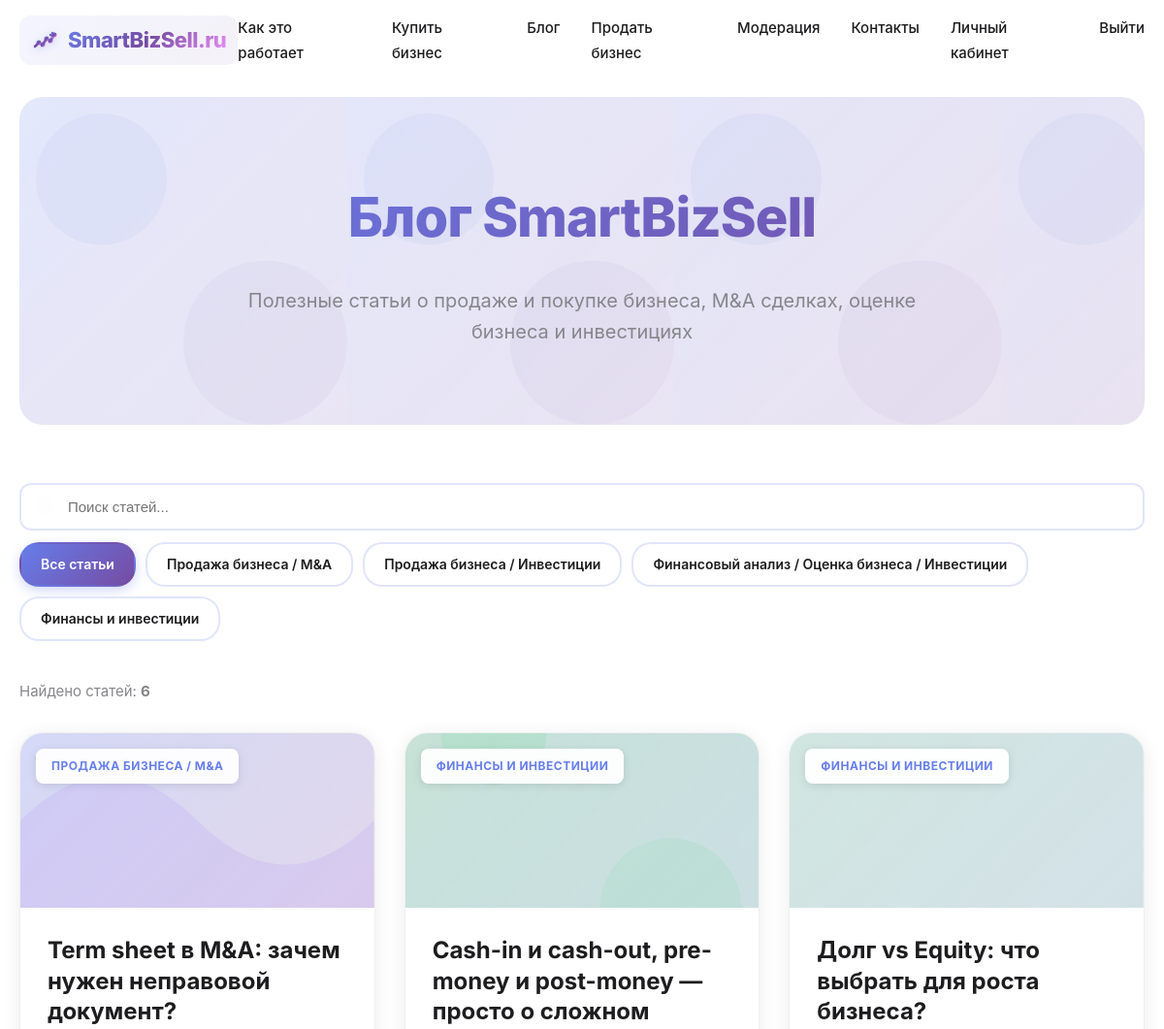
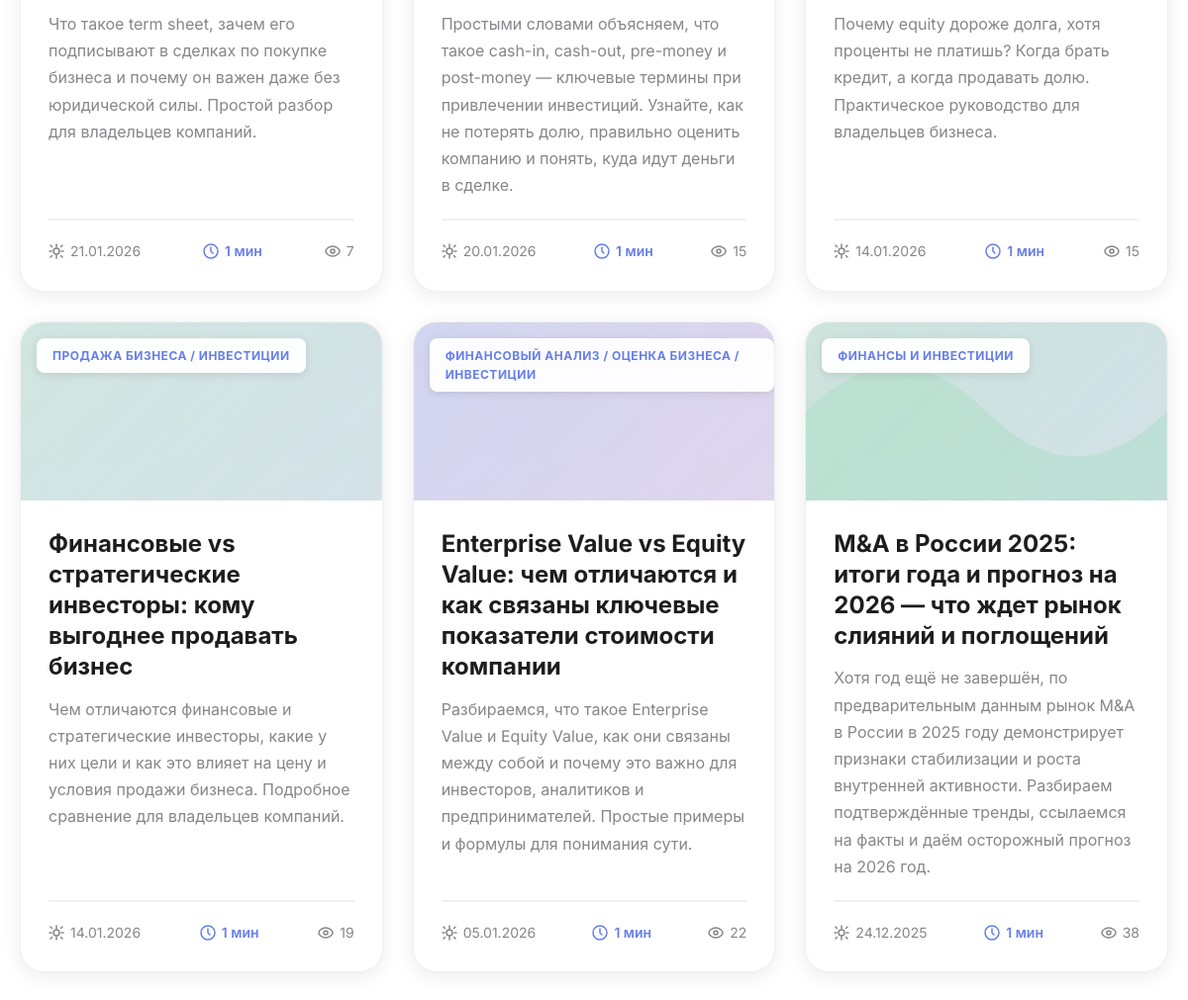
The app's page /blog.php (signed in) with its own data (2 pictures, top to bottom).
### tables this page shows
CREATE TABLE `blog_posts` (
  `id` int NOT NULL,
  `title` varchar(255) NOT NULL COMMENT 'Заголовок статьи',
  `slug` varchar(255) NOT NULL COMMENT 'URL-friendly версия заголовка',
  `content` text NOT NULL COMMENT 'Полный текст статьи',
  `excerpt` text COMMENT 'Краткое описание статьи',
  `author_id` int DEFAULT NULL COMMENT 'ID автора (связь с users)',
  `category` varchar(100) DEFAULT NULL COMMENT 'Категория статьи',
  `tags` text COMMENT 'Теги через запятую',
  `meta_title` varchar(255) DEFAULT NULL COMMENT 'SEO заголовок',
  `meta_description` text COMMENT 'SEO описание',
  `keywords` text COMMENT 'Ключевые слова',
  `views` int DEFAULT '0' COMMENT 'Количество просмотров',
  `published_at` datetime DEFAULT NULL COMMENT 'Дата публикации',
  `updated_at` datetime DEFAULT CURRENT_TIMESTAMP ON UPDATE CURRENT_TIMESTAMP COMMENT 'Дата обновления',
  `created_at` datetime DEFAULT CURRENT_TIMESTAMP COMMENT 'Дата создания',
  `status` enum('draft','published','archived') DEFAULT 'draft' COMMENT 'Статус статьи'
);

### config.php (called while the page is built, shortened)
<?php
function getDBConnection() {
    static $pdo = null;
    if ($pdo === null) {
        try {
            $dsn = "mysql:host=" . DB_HOST . ";dbname=" . DB_NAME . ";charset=" . DB_CHARSET;
            $options = [
                PDO::ATTR_ERRMODE            => PDO::ERRMODE_EXCEPTION,
                PDO::ATTR_DEFAULT_FETCH_MODE => PDO::FETCH_ASSOC,
                PDO::ATTR_EMULATE_PREPARES   => false,
                PDO::MYSQL_ATTR_INIT_COMMAND => "SET NAMES utf8mb4 COLLATE utf8mb4_unicode_ci"
            ];
            $pdo = new PDO($dsn, DB_USER, DB_PASS, $options);
        } catch (PDOException $e) {
            error_log("Database connection error: " . $e->getMessage());
            die("Ошибка подключения к базе данных. Пожалуйста, обратитесь к администратору.");
        }
    }
    return $pdo;
}
function isLoggedIn() {
    return isset($_SESSION['user_id']) && isset($_SESSION['user_email']);
}
function getCurrentUser() {
    try {
        $pdo = getDBConnection();
        $stmt = $pdo->prepare("SELECT id, email, full_name, phone, company_name, created_at FROM users WHERE id = ? AND is_active = 1");
        $stmt->execute([$_SESSION['user_id']]);
        return $stmt->fetch();
    } catch (PDOException $e) {
        error_log("Error getting current user: " . $e->getMessage());
        return null;
    }
}
function isModerator() {
    $user = getCurrentUser();
    return isset($user['email']) && strtolower(trim($user['email'])) === strtolower(trim(MODERATOR_EMAIL));
}

### blog.php (the view, shortened to what this page needs)
<?php
require_once 'config.php';
try {
    $pdo = getDBConnection();
    $stmt = $pdo->query("SHOW TABLES LIKE 'blog_posts'");
    $blogTableExists = $stmt->rowCount() > 0;
} catch (PDOException $e) {
    $blogTableExists = false;
}
$posts = [];
$totalPosts = 0;
$categories = [];
$selectedCategory = isset($_GET['category']) ? trim($_GET['category']) : '';
$searchQuery = isset($_GET['search']) ? trim($_GET['search']) : '';
$currentPage = isset($_GET['page']) ? max(1, (int)$_GET['page']) : 1;
$postsPerPage = 10;
$offset = ($currentPage - 1) * $postsPerPage;
if ($blogTableExists) {
    try {
        $stmt = $pdo->query("SELECT DISTINCT category FROM blog_posts WHERE status = 'published' AND published_at IS NOT NULL AND published_at <= NOW() AND category IS NOT NULL AND category != '' ORDER BY category");
        $categories = $stmt->fetchAll(PDO::FETCH_COLUMN);
        $whereConditions = ["status = 'published'", "published_at IS NOT NULL", "published_at <= NOW()"];
        $whereClause = implode(' AND ', $whereConditions);
        $stmt = $pdo->prepare("SELECT COUNT(*) as total FROM blog_posts WHERE {$whereClause}");
        $stmt->execute();
        $totalPosts = $stmt->fetch()['total'] ?? 0;
        $stmt = $pdo->prepare("
            SELECT
                id, title, slug, excerpt, content,
                category, tags,
                published_at, views,
                meta_title, meta_description
            FROM blog_posts
            WHERE {$whereClause}
            ORDER BY published_at DESC
            LIMIT :limit OFFSET :offset
        ");
        $stmt->bindValue(':limit', $postsPerPage, PDO::PARAM_INT);
        $stmt->bindValue(':offset', $offset, PDO::PARAM_INT);
        $stmt->execute();
        $posts = $stmt->fetchAll(PDO::FETCH_ASSOC);
    } catch (PDOException $e) {
        error_log("Error loading blog posts: " . $e->getMessage());
    }
}
function generateBlogCategoryIllustration(string $category, int $postId = null): string {
    $categoryLower = mb_strtolower($category);
    $themes = [
        'm&a' => ['#667EEA', '#764BA2', '#8B5CF6'],
        'оценка' => ['#3F51B5', '#673AB7', '#6366F1'],
        'инвестиции' => ['#4CAF50', '#009688', '#22C55E'],
        'продажа бизнеса' => ['#9C27B0', '#E91E63', '#EC4899'],
        'покупка бизнеса' => ['#0EA5E9', '#14B8A6', '#06B6D4'],
        'финансы' => ['#607D8B', '#455A64', '#64748B'],
    ];
    $theme = ['#667EEA', '#764BA2', '#8B5CF6'];
    foreach ($themes as $key => $colors) {
        if (strpos($categoryLower, $key) !== false) {
            $theme = $colors;
            break;
        }
    }
    $gradientStart = $theme[0];
    $gradientEnd = $theme[1];
    $accent = $theme[2];
    $uniqueId = md5($category . $postId);
    $variant = $postId ? (($postId % 5) + 1) : 1;
    $svg = '';
    switch ($variant) {
        case 1:
            $svg = <<<SVG
<svg width="100%" height="100%" viewBox="0 0 200 200" xmlns="http://www.w3.org/2000/svg" preserveAspectRatio="xMidYMid slice">
    <defs>
        <linearGradient id="blog-grad-{$uniqueId}" x1="0%" y1="0%" x2="100%" y2="100%">
            <stop offset="0%" style="stop-color:{$gradientStart};stop-opacity:0.4" />
            <stop offset="100%" style="stop-color:{$gradientEnd};stop-opacity:0.25" />
        </linearGradient>
    </defs>
    <rect width="100%" height="100%" fill="url(#blog-grad-{$uniqueId})" />
    <circle cx="50" cy="50" r="30" fill="{$accent}" opacity="0.2" />
    <circle cx="150" cy="150" r="40" fill="{$accent}" opacity="0.15" />
</svg>
SVG;
            break;
        case 2:
            $svg = <<<SVG
<svg width="100%" height="100%" viewBox="0 0 200 200" xmlns="http://www.w3.org/2000/svg" preserveAspectRatio="xMidYMid slice">
    <defs>
        <linearGradient id="blog-grad-{$uniqueId}" x1="0%" y1="0%" x2="100%" y2="100%">
            <stop offset="0%" style="stop-color:{$gradientStart};stop-opacity:0.35" />
            <stop offset="100%" style="stop-color:{$gradientEnd};stop-opacity:0.2" />
        </linearGradient>
    </defs>
    <rect width="100%" height="100%" fill="url(#blog-grad-{$uniqueId})" />
    <path d="M0,100 Q50,50 100,100 T200,100 L200,200 L0,200 Z" fill="{$accent}" opacity="0.2" />
</svg>
SVG;
            break;
        default:
            $svg = <<<SVG
<svg width="100%" height="100%" viewBox="0 0 200 200" xmlns="http://www.w3.org/2000/svg" preserveAspectRatio="xMidYMid slice">
    <defs>
        <linearGradient id="blog-grad-{$uniqueId}" x1="0%" y1="0%" x2="100%" y2="100%">
            <stop offset="0%" style="stop-color:{$gradientStart};stop-opacity:0.3" />
            <stop offset="100%" style="stop-color:{$gradientEnd};stop-opacity:0.2" />
        </linearGradient>
    </defs>
    <rect width="100%" height="100%" fill="url(#blog-grad-{$uniqueId})" />
</svg>
SVG;
    }
    return $svg;
}
function estimateReadingTime(?string $content): int {
    $wordCount = str_word_count(strip_tags($content));
    $readingTime = ceil($wordCount / 200);
    return max(1, $readingTime);
}
?>
<!DOCTYPE html>
<html lang="ru">
<head>
    <link rel="stylesheet" href="styles.css?v=<?php echo time(); ?>">
</head>
<body>
    <nav class="navbar">
        <div class="container">
            <div class="nav-content">
                <a href="/" class="logo">
                    <span class="logo-icon"><?php echo getLogoIcon(); ?></span>
                    <span class="logo-text">SmartBizSell.ru</span>
                </a>
                <ul class="nav-menu">
                    <li><a href="/#how-it-works">Как это работает</a></li>
                    <li><a href="/#buy-business">Купить бизнес</a></li>
                    <li><a href="/blog">Блог</a></li>
                    <?php if (isLoggedIn()): ?>
                        <li><a href="/dashboard.php">Продать бизнес</a></li>
                        <?php if (isModerator()): ?>
                            <li><a href="/moderation.php">Модерация</a></li>
                        <?php endif; ?>
                    <?php else: ?>
                        <li><a href="/login.php">Продать бизнес</a></li>
                    <?php endif; ?>
                    <li><a href="/#contact">Контакты</a></li>
                    <?php if (isLoggedIn()): ?>
                        <li><a href="/dashboard.php">Личный кабинет</a></li>
                        <li><a href="/logout.php">Выйти</a></li>
                    <?php else: ?>
                        <li><a href="/login.php">Войти</a></li>
                        <li><a href="/register.php" style="background: linear-gradient(135deg, #667EEA 0%, #764BA2 100%); color: white; padding: 8px 16px; border-radius: 8px;">Регистрация</a></li>
                    <?php endif; ?>
                </ul>
            </div>
        </div>
    </nav>
    <div class="blog-container">
        <div class="blog-header">
            <h1>Блог SmartBizSell</h1>
            <p>Полезные статьи о продаже и покупке бизнеса, M&A сделках, оценке бизнеса и инвестициях</p>
        </div>
        <div class="blog-filters">
            <div class="blog-search">
                <form method="GET" action="/blog" style="display: inline;">
                    <input type="text" name="search" placeholder="Поиск статей..." value="<?php echo htmlspecialchars($searchQuery, ENT_QUOTES, 'UTF-8'); ?>" autocomplete="off">
                </form>
            </div>
            <div class="blog-category-filter">
                <a href="/blog" class="category-btn <?php echo empty($selectedCategory) ? 'active' : ''; ?>">
                    Все статьи
                </a>
                <?php foreach ($categories as $cat): ?>
                    <a href="/blog?category=<?php echo urlencode($cat); ?><?php echo !empty($searchQuery) ? '&search=' . urlencode($searchQuery) : ''; ?>"
                       class="category-btn <?php echo $selectedCategory === $cat ? 'active' : ''; ?>">
                        <?php echo htmlspecialchars($cat, ENT_QUOTES, 'UTF-8'); ?>
                    </a>
                <?php endforeach; ?>
            </div>
        </div>
        <?php if (!empty($posts)): ?>
            <div class="blog-results-count">
                Найдено статей: <strong><?php echo number_format($totalPosts, 0, '.', ' '); ?></strong>
            </div>
        <?php endif; ?>
        <?php if (empty($posts)): ?>
            <div class="empty-blog">
                <h2>Статьи скоро появятся</h2>
                <p>Мы готовим интересные материалы о продаже и покупке бизнеса, M&A сделках и инвестициях.</p>
                <p><a href="/" style="color: #667EEA; text-decoration: none; font-weight: 600;">← Вернуться на главную</a></p>
            </div>
        <?php else: ?>
            <div class="blog-grid">
                <?php foreach ($posts as $post):
                    $contentForReading = $post['content'] ?? ($post['excerpt'] ?? '');
                    $readingTime = estimateReadingTime($contentForReading);
                ?>
                    <article class="blog-card">
                        <div class="blog-card-header">
                            <?php if (!empty($post['category'])): ?>
                                <div class="blog-card-illustration">
                                    <?php echo generateBlogCategoryIllustration($post['category'], $post['id']); ?>
                                </div>
                                <div class="blog-card-category"><?php echo htmlspecialchars($post['category'], ENT_QUOTES, 'UTF-8'); ?></div>
                            <?php endif; ?>
                        </div>
                        <div class="blog-card-content">
                            <h2 class="blog-card-title">
                                <a href="/blog/<?php echo htmlspecialchars($post['slug'], ENT_QUOTES, 'UTF-8'); ?>">
                                    <?php echo htmlspecialchars($post['title'], ENT_QUOTES, 'UTF-8'); ?>
                                </a>
                            </h2>
                            <?php if (!empty($post['excerpt'])): ?>
                                <p class="blog-card-excerpt"><?php echo htmlspecialchars($post['excerpt'], ENT_QUOTES, 'UTF-8'); ?></p>
                            <?php endif; ?>
                            <div class="blog-card-meta">
                                <div class="blog-card-date">
                                    <svg width="16" height="16" viewBox="0 0 16 16" fill="none">
                                        <path d="M8 1V4M8 12V15M3 8H1M15 8H13M3.5 3.5L2 2M14 2L12.5 3.5M3.5 12.5L2 14M14 14L12.5 12.5" stroke="currentColor" stroke-width="1.5" stroke-linecap="round"/>
                                        <circle cx="8" cy="8" r="3" stroke="currentColor" stroke-width="1.5"/>
                                    </svg>
                                    <?php echo date('d.m.Y', strtotime($post['published_at'])); ?>
                                </div>
                                <div class="blog-card-reading-time">
                                    <svg width="16" height="16" viewBox="0 0 16 16" fill="none">
                                        <circle cx="8" cy="8" r="7" stroke="currentColor" stroke-width="1.5"/>
                                        <path d="M8 4V8L10 10" stroke="currentColor" stroke-width="1.5" stroke-linecap="round"/>
                                    </svg>
                                    <?php echo $readingTime; ?> мин
                                </div>
                                <div class="blog-card-views">
                                    <svg width="16" height="16" viewBox="0 0 16 16" fill="none">
                                        <path d="M8 3C4 3 1 6 1 8C1 10 4 13 8 13C12 13 15 10 15 8C15 6 12 3 8 3Z" stroke="currentColor" stroke-width="1.5"/>
                                        <circle cx="8" cy="8" r="2" stroke="currentColor" stroke-width="1.5"/>
                                    </svg>
                                    <?php echo number_format($post['views'] ?? 0, 0, '.', ' '); ?>
                                </div>
                            </div>
                        </div>
                    </article>
                <?php endforeach; ?>
            </div>
        <?php endif; ?>
    </div>
</body>
</html>

### records on screen
blog_posts: category "ПРОДАЖА БИЗНЕСА / M&A", title "Term sheet в M&A: зачем нужен неправовой документ?", excerpt "Что такое term sheet, зачем его подписывают в сделках по покупке бизнеса и почему он важен даже без юридической силы. Простой разбор для владельцев компаний.", published_at "21.01.2026", content "1", views "7"
blog_posts: category "ФИНАНСЫ И ИНВЕСТИЦИИ", title "Cash-in и cash-out, pre-money и post-money — просто о сложном", excerpt "Простыми словами объясняем, что такое cash-in, cash-out, pre-money и post-money — ключевые термины при привлечении инвестиций. Узнайте, как не потерять долю, правильно оценить компанию и понять, куда идут деньги в сделке.", published_at "20.01.2026", content "1", views "15"
blog_posts: category "ФИНАНСЫ И ИНВЕСТИЦИИ", title "Долг vs Equity: что выбрать для роста бизнеса?", excerpt "Почему equity дороже долга, хотя проценты не платишь? Когда брать кредит, а когда продавать долю. Практическое руководство для владельцев бизнеса.", published_at "14.01.2026", content "1", views "15"
blog_posts: category "ПРОДАЖА БИЗНЕСА / ИНВЕСТИЦИИ", title "Финансовые vs стратегические инвесторы: кому выгоднее продавать бизнес", excerpt "Чем отличаются финансовые и стратегические инвесторы, какие у них цели и как это влияет на цену и условия продажи бизнеса. Подробное сравнение для владельцев компаний.", published_at "14.01.2026", content "1", views "19"
blog_posts: category "ФИНАНСОВЫЙ АНАЛИЗ / ОЦЕНКА БИЗНЕСА / ИНВЕСТИЦИИ", title "Enterprise Value vs Equity Value: чем отличаются и как связаны ключевые показатели стоимости компании", excerpt "Разбираемся, что такое Enterprise Value и Equity Value, как они связаны между собой и почему это важно для инвесторов, аналитиков и предпринимателей. Простые примеры и формулы для понимания сути.", published_at "05.01.2026", content "1", views "22"
blog_posts: category "ФИНАНСЫ И ИНВЕСТИЦИИ", title "M&A в России 2025: итоги года и прогноз на 2026 — что ждет рынок слияний и поглощений", excerpt "Хотя год ещё не завершён, по предварительным данным рынок M&A в России в 2025 году демонстрирует признаки стабилизации и роста внутренней активности. Разбираем подтверждённые тренды, ссылаемся на факты и даём осторожный прогноз на 2026 год.", published_at "24.12.2025", content "1", views "38"

### other values on screen
$cat "Продажа бизнеса / M&A"
$cat "Продажа бизнеса / Инвестиции"
$cat "Финансовый анализ / Оценка бизнеса / Инвестиции"
$cat "Финансы и инвестиции"
$totalPosts "6"
